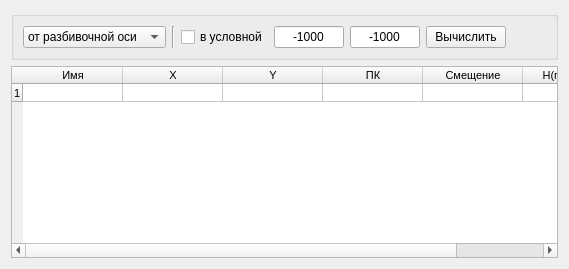
      <widget class="QWidget" name="tab_3">
       <attribute name="title">
        <string>Расчет</string>
       </attribute>
       <layout class="QGridLayout" name="gridLayout_2">
        <item row="0" column="0">
         <widget class="QGroupBox" name="groupBox_6">
          <property name="title">
           <string/>
          </property>
          <layout class="QHBoxLayout" name="horizontalLayout_5">
           <item>
            <widget class="QComboBox" name="TypeOsComboBox">
             <property name="minimumSize">
              <size>
               <width>125</width>
               <height>0</height>
              </size>
             </property>
             <property name="currentIndex">
              <number>0</number>
             </property>
             <item>
              <property name="text">
               <string>от разбивочной оси </string>
              </property>
             </item>
             <item>
              <property name="text">
               <string>от оси пути</string>
              </property>
             </item>
             <item>
              <property name="text">
               <string>от оси тоннеля</string>
              </property>
             </item>
            </widget>
           </item>
           <item>
            <widget class="Line" name="line_2">
             <property name="orientation">
              <enum>Qt::Vertical</enum>
             </property>
            </widget>
           </item>
           <item>
            <widget class="QCheckBox" name="checkBox_usl">
             <property name="text">
              <string>в условной</string>
             </property>
            </widget>
           </item>
           <item>
            <widget class="QLineEdit" name="lineEdit_usl_x">
             <property name="maximumSize">
              <size>
               <width>70</width>
               <height>16777215</height>
              </size>
             </property>
             <property name="accessibleName">
              <string notr="true"/>
             </property>
             <property name="text">
              <string>-1000</string>
             </property>
             <property name="alignment">
              <set>Qt::AlignCenter</set>
             </property>
            </widget>
           </item>
           <item>
            <widget class="QLineEdit" name="lineEdit_usl_y">
             <property name="maximumSize">
              <size>
               <width>70</width>
               <height>16777215</height>
              </size>
             </property>
             <property name="text">
              <string>-1000</string>
             </property>
             <property name="alignment">
              <set>Qt::AlignCenter</set>
             </property>
            </widget>
           </item>
           <item>
            <widget class="QPushButton" name="pushButton_Raschet_run">
             <property name="text">
              <string>Вычислить</string>
             </property>
            </widget>
           </item>
           <item>
            <spacer name="horizontalSpacer_2">
             <property name="orientation">
              <enum>Qt::Horizontal</enum>
             </property>
             <property name="sizeHint" stdset="0">
              <size>
               <width>40</width>
               <height>20</height>
              </size>
             </property>
            </spacer>
           </item>
          </layout>
         </widget>
        </item>
        <item row="1" column="0">
         <widget class="QTableWidget" name="tableRaschet">
          <property name="font">
           <font>
            <pointsize>8</pointsize>
           </font>
          </property>
          <property name="contextMenuPolicy">
           <enum>Qt::CustomContextMenu</enum>
          </property>
          <property name="alternatingRowColors">
           <bool>true</bool>
          </property>
          <attribute name="horizontalHeaderDefaultSectionSize">
           <number>100</number>
          </attribute>
          <attribute name="verticalHeaderDefaultSectionSize">
           <number>18</number>
          </attribute>
          <row>
           <property name="text">
            <string>1</string>
           </property>
          </row>
          <column>
           <property name="text">
            <string>Имя</string>
           </property>
          </column>
          <column>
           <property name="text">
            <string>X</string>
           </property>
          </column>
          <column>
           <property name="text">
            <string>Y</string>
           </property>
          </column>
          <column>
           <property name="text">
            <string>ПК</string>
           </property>
           <property name="background">
            <color>
             <red>147</red>
             <green>162</green>
             <blue>162</blue>
            </color>
           </property>
          </column>
          <column>
           <property name="text">
            <string>Смещение</string>
           </property>
           <property name="background">
            <color>
             <red>147</red>
             <green>162</green>
             <blue>162</blue>
            </color>
           </property>
          </column>
          <column>
           <property name="text">
            <string>H(профиль)</string>
           </property>
           <property name="background">
            <color>
             <red>147</red>
             <green>162</green>
             <blue>162</blue>
            </color>
           </property>
          </column>
          <item row="0" column="0">
           <property name="text">
            <string/>
           </property>
          </item>
          <item row="0" column="1">
           <property name="text">
            <string/>
           </property>
          </item>
          <item row="0" column="2">
           <property name="text">
            <string/>
           </property>
          </item>
          <item row="0" column="3">
           <property name="text">
            <string/>
           </property>
           <property name="textAlignment">
            <set>AlignCenter</set>
           </property>
           <property name="flags">
            <set>ItemIsSelectable|ItemIsEditable|ItemIsDragEnabled|ItemIsUserCheckable|ItemIsEnabled</set>
           </property>
          </item>
          <item row="0" column="4">
           <property name="text">
            <string/>
           </property>
           <property name="textAlignment">
            <set>AlignCenter</set>
           </property>
           <property name="flags">
            <set>ItemIsSelectable|ItemIsEditable|ItemIsDragEnabled|ItemIsUserCheckable|ItemIsEnabled</set>
           </property>
          </item>
          <item row="0" column="5">
           <property name="text">
            <string/>
           </property>
           <property name="textAlignment">
            <set>AlignCenter</set>
           </property>
           <property name="flags">
            <set>ItemIsSelectable|ItemIsEditable|ItemIsDragEnabled|ItemIsUserCheckable|ItemIsEnabled</set>
           </property>
          </item>
         </widget>
        </item>
       </layout>
      </widget>
